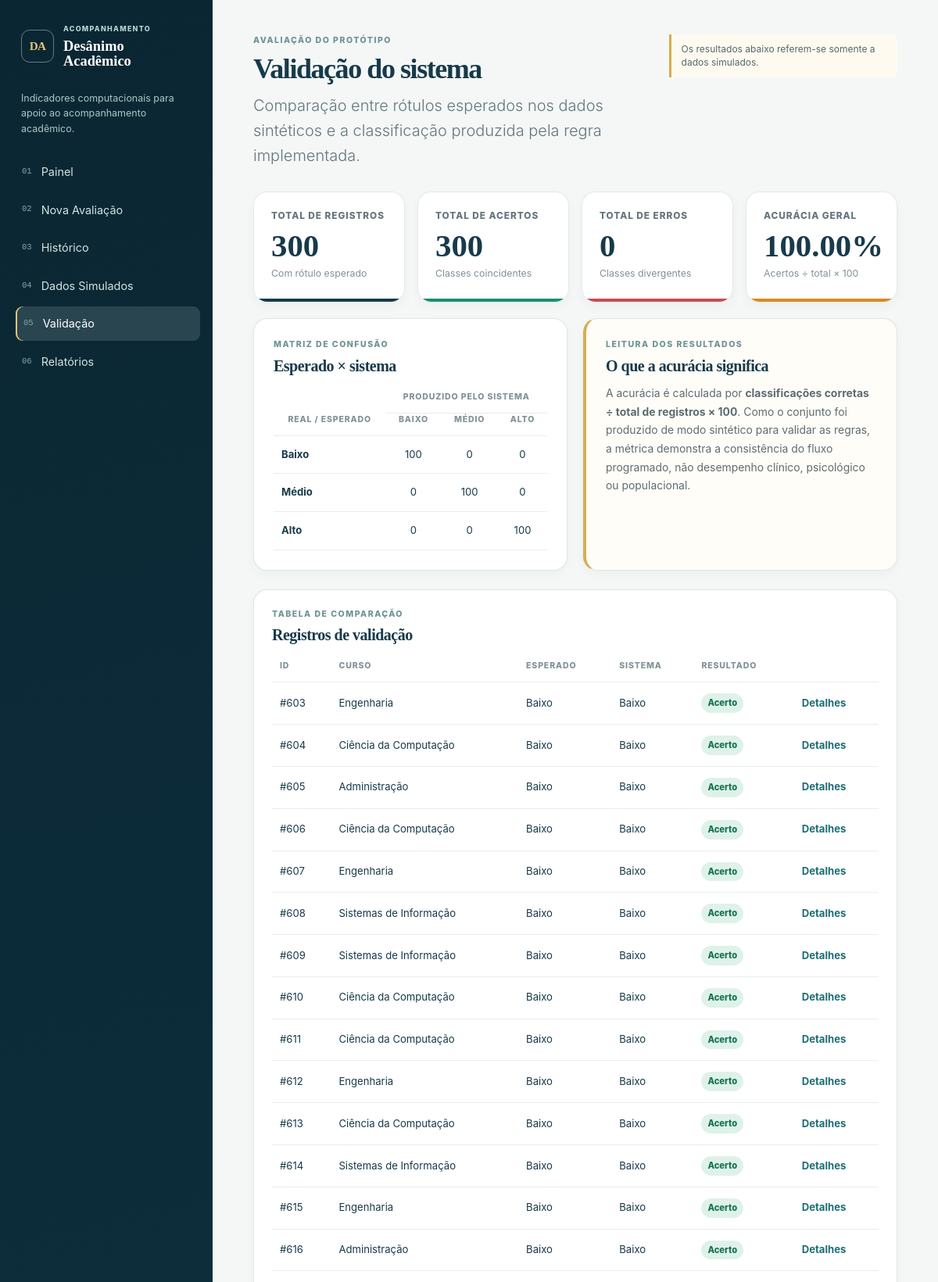
/validacao (upper part), run on the app's committed database.
### tables this page shows
CREATE TABLE assessments (
    id INTEGER PRIMARY KEY AUTOINCREMENT,
    course TEXT NOT NULL,
    semester INTEGER NOT NULL CHECK (semester BETWEEN 1 AND 10),
    academic_workload TEXT NOT NULL,
    difficulty TEXT NOT NULL,
    satisfaction TEXT NOT NULL,
    motivation TEXT NOT NULL,
    text_response TEXT NOT NULL,
    text_polarity TEXT NOT NULL CHECK (text_polarity IN ('positive', 'neutral', 'negative')),
    text_score INTEGER NOT NULL CHECK (text_score BETWEEN 0 AND 2),
    positive_terms TEXT NOT NULL DEFAULT '[]',
    negative_terms TEXT NOT NULL DEFAULT '[]',
    contextual_score INTEGER NOT NULL CHECK (contextual_score BETWEEN 0 AND 8),
    total_score INTEGER NOT NULL CHECK (total_score BETWEEN 0 AND 10),
    risk_level TEXT NOT NULL CHECK (risk_level IN ('Baixo', 'Médio', 'Alto')),
    expected_risk TEXT,
    is_simulated INTEGER NOT NULL DEFAULT 0 CHECK (is_simulated IN (0, 1)),
    created_at TEXT NOT NULL
);

### routes/dashboard_routes.py (the view)
@dashboard_bp.route('/validacao')
def validation():
    assessments = get_validation_assessments(current_app.config['DATABASE_PATH'])
    confusion = {expected: {produced: 0 for produced in RISK_LEVELS} for expected in RISK_LEVELS}
    correct = 0
    rows = []
    for assessment in assessments:
        expected = assessment.expected_risk or 'Não informado'
        produced = assessment.risk_level
        is_correct = expected == produced
        correct += int(is_correct)
        if expected in confusion and produced in confusion[expected]:
            confusion[expected][produced] += 1
        rows.append({'assessment': assessment, 'is_correct': is_correct})
    total = len(assessments)
    errors = total - correct
    accuracy = round((correct / total) * 100, 2) if total else 0.0
    return render_template(
        'validation.html',
        rows=rows,
        total=total,
        correct=correct,
        errors=errors,
        accuracy=accuracy,
        confusion=confusion,
        risk_levels=RISK_LEVELS,
    )

### database/db.py (called while the page is built)
def get_connection(database_path: str) -> sqlite3.Connection:
    connection = sqlite3.connect(database_path)
    connection.row_factory = sqlite3.Row
    return connection

def get_validation_assessments(database_path: str) -> list[Assessment]:
    with get_connection(database_path) as connection:
        rows = connection.execute(
            """
            SELECT * FROM assessments
            WHERE expected_risk IS NOT NULL
            ORDER BY id ASC
            """
        ).fetchall()
    return [Assessment.from_row(row) for row in rows]

### templates/validation.html (shortened to what this page needs)
{% extends 'base.html' %}
{% block content %}
<section class="page-heading"><div><p class="eyebrow">AVALIAÇÃO DO PROTÓTIPO</p><h2>Validação do sistema</h2><p class="lead">Comparação entre rótulos esperados nos dados sintéticos e a classificação produzida pela regra implementada.</p></div><div class="notice-chip">Os resultados abaixo referem-se somente a dados simulados.</div></section>
<section class="metrics-grid validation-metrics"><article class="metric-card metric-total"><p>Total de registros</p><strong>{{ total }}</strong><span>Com rótulo esperado</span></article><article class="metric-card metric-low"><p>Total de acertos</p><strong>{{ correct }}</strong><span>Classes coincidentes</span></article><article class="metric-card metric-high"><p>Total de erros</p><strong>{{ errors }}</strong><span>Classes divergentes</span></article><article class="metric-card metric-medium"><p>Acurácia geral</p><strong>{{ '%.2f'|format(accuracy) }}%</strong><span>Acertos ÷ total × 100</span></article></section>
<section class="two-column-grid validation-layout"><article class="panel"><div class="panel-heading"><div><p class="eyebrow">MATRIZ DE CONFUSÃO</p><h3>Esperado × sistema</h3></div></div><div class="table-responsive"><table class="table confusion-table"><thead><tr><th rowspan="2">Real / Esperado</th><th colspan="3" class="text-center">Produzido pelo sistema</th></tr><tr>{% for level in risk_levels %}<th>{{ level }}</th>{% endfor %}</tr></thead><tbody>{% for expected in risk_levels %}<tr><th>{{ expected }}</th>{% for produced in risk_levels %}<td>{{ confusion[expected][produced] }}</td>{% endfor %}</tr>{% endfor %}</tbody></table></div></article><article class="panel disclaimer-panel"><p class="eyebrow">LEITURA DOS RESULTADOS</p><h3>O que a acurácia significa</h3><p>A acurácia é calculada por <strong>classificações corretas ÷ total de registros × 100</strong>. Como o conjunto foi produzido de modo sintético para validar as regras, a métrica demonstra a consistência do fluxo programado, não desempenho clínico, psicológico ou populacional.</p></article></section>
<section class="panel table-panel"><div class="panel-heading"><div><p class="eyebrow">TABELA DE COMPARAÇÃO</p><h3>Registros de validação</h3></div></div><div class="table-responsive"><table class="table align-middle"><thead><tr><th>ID</th><th>Curso</th><th>Esperado</th><th>Sistema</th><th>Resultado</th><th></th></tr></thead><tbody>{% for row in rows %}<tr><td>#{{ row.assessment.id }}</td><td>{{ row.assessment.course }}</td><td>{{ row.assessment.expected_risk }}</td><td>{{ row.assessment.risk_level }}</td><td>{% if row.is_correct %}<span class="status-ok">Acerto</span>{% else %}<span class="status-error">Erro</span>{% endif %}</td><td><a class="table-link" href="{{ url_for('assessment.detail', assessment_id=row.assessment.id) }}">Detalhes</a></td></tr>{% else %}<tr><td colspan="6" class="empty-row">Carregue os dados simulados para realizar a validação.</td></tr>{% endfor %}</tbody></table></div></section>
{% endblock %}

### static/css/style.css (style rules this page uses)
:root { --ink: #173a4a; --ink-deep: #0b2633; --teal: #1f6e74; --aqua: #dcebea; --mist: #f4f7f6; --paper: #ffffff; --line: #dce5e3; --muted: #63757d; --low: #1b8f70; --medium: #d68b1f; --high: #c64c53; --shadow: 0 12px 32px rgba(18, 53, 62, 0.08); --radius: 18px; }
* { box-sizing: border-box; }
body { margin: 0; color: var(--ink); background: var(--mist); font-family: Inter, ui-sans-serif, system-ui, -apple-system, BlinkMacSystemFont, "Segoe UI", sans-serif; font-size: 0.95rem; }
a { color: inherit; text-decoration: none; }
.brand-eyebrow, .eyebrow { margin: 0 0 7px; color: #6d9294; font-size: .66rem; font-weight: 800; letter-spacing: .14em; text-transform: uppercase; }
.page-heading { display: flex; align-items: flex-start; justify-content: space-between; gap: 28px; margin-bottom: 30px; }
.page-heading h2 { margin: 0; color: var(--ink); font-family: Georgia, serif; font-size: clamp(2rem, 3vw, 2.65rem); font-weight: 600; letter-spacing: -.04em; }
.lead { max-width: 670px; margin: 9px 0 0; color: var(--muted); line-height: 1.6; }
.notice-chip { max-width: 370px; padding: 10px 13px; border-left: 3px solid #d6ad51; border-radius: 0 8px 8px 0; color: #526a6d; background: #fffaf0; font-size: .75rem; line-height: 1.45; }
.metrics-grid { display: grid; grid-template-columns: repeat(4, minmax(0, 1fr)); gap: 16px; margin-bottom: 24px; }
.metric-card { position: relative; overflow: hidden; min-height: 142px; padding: 22px; border: 1px solid rgba(218, 229, 227, .75); border-radius: var(--radius); background: var(--paper); box-shadow: 0 5px 14px rgba(21, 53, 61, .035); }
.metric-card::after { content: ""; position: absolute; inset: auto 0 0; height: 4px; background: var(--ink); }
.metric-card p { margin: 0; color: var(--muted); font-size: .74rem; font-weight: 800; letter-spacing: .08em; text-transform: uppercase; }
.metric-card strong { display: block; margin: 9px 0 2px; font-family: Georgia, serif; font-size: 2.55rem; font-weight: 600; line-height: 1; }
.metric-card span { color: #819097; font-size: .77rem; }
.metric-low::after { background: var(--low); }
.metric-medium::after { background: var(--medium); }
.metric-high::after { background: var(--high); }
.panel { border: 1px solid rgba(218, 229, 227, .9); border-radius: var(--radius); background: var(--paper); box-shadow: 0 5px 14px rgba(21, 53, 61, .035); }
.panel-heading { display: flex; align-items: flex-start; justify-content: space-between; gap: 16px; margin-bottom: 20px; }
.panel h3 { margin: 0; font-family: Georgia, serif; font-size: 1.25rem; font-weight: 600; letter-spacing: -.025em; }
.recent-panel, .table-panel { margin-top: 24px; padding: 23px; }
.text-link, .table-link { color: var(--teal); font-size: .82rem; font-weight: 750; }
.table { --bs-table-color: var(--ink); --bs-table-bg: transparent; --bs-table-border-color: #e8eeee; margin-bottom: 0; }
.table thead th { padding: 0 10px 12px; border-bottom-width: 1px; color: #819197; font-size: .66rem; font-weight: 800; letter-spacing: .08em; text-transform: uppercase; white-space: nowrap; }
.table tbody td, .table tbody th { padding: 14px 10px; font-size: .82rem; }
.risk-badge, .polarity, .status-ok, .status-error { display: inline-block; padding: 4px 8px; border-radius: 20px; font-size: .7rem; font-weight: 800; white-space: nowrap; }
.two-column-grid { display: grid; grid-template-columns: repeat(2, minmax(0, 1fr)); gap: 20px; margin-top: 20px; }
.two-column-grid > .panel { padding: 25px; }
.disclaimer-panel { border-left: 4px solid #d5ad54!important; background: #fffdf8; }
.disclaimer-panel p:not(.eyebrow) { margin: 12px 0 0; color: #5d6c70; line-height: 1.7; font-size: .87rem; }
.validation-metrics { margin-bottom: 20px; }
.validation-layout { margin-top: 0; }
.confusion-table th, .confusion-table td { text-align: center; }
.confusion-table tbody th { color: var(--ink); text-align: left; }
.status-ok { color: #177254; background: #def2e9; }
@media (prefers-reduced-motion: no-preference) { .panel, .metric-card { animation: surface-in .28s cubic-bezier(.23,1,.32,1) both; } }

### data on the page
assessments: assessment.id "603", assessment.course "Engenharia", assessment.expected_risk "Baixo", assessment.risk_level "Baixo"
assessments: assessment.id "604", assessment.course "Ciência da Computação", assessment.expected_risk "Baixo", assessment.risk_level "Baixo"
assessments: assessment.id "605", assessment.course "Administração", assessment.expected_risk "Baixo", assessment.risk_level "Baixo"
assessments: assessment.id "606", assessment.course "Ciência da Computação", assessment.expected_risk "Baixo", assessment.risk_level "Baixo"
assessments: assessment.id "607", assessment.course "Engenharia", assessment.expected_risk "Baixo", assessment.risk_level "Baixo"
assessments: assessment.id "608", assessment.course "Sistemas de Informação", assessment.expected_risk "Baixo", assessment.risk_level "Baixo"
assessments: assessment.id "609", assessment.course "Sistemas de Informação", assessment.expected_risk "Baixo", assessment.risk_level "Baixo"
assessments: assessment.id "610", assessment.course "Ciência da Computação", assessment.expected_risk "Baixo", assessment.risk_level "Baixo"
assessments: assessment.id "611", assessment.course "Ciência da Computação", assessment.expected_risk "Baixo", assessment.risk_level "Baixo"
assessments: assessment.id "612", assessment.course "Engenharia", assessment.expected_risk "Baixo", assessment.risk_level "Baixo"
assessments: assessment.id "613", assessment.course "Ciência da Computação", assessment.expected_risk "Baixo", assessment.risk_level "Baixo"
assessments: assessment.id "614", assessment.course "Sistemas de Informação", assessment.expected_risk "Baixo", assessment.risk_level "Baixo"
assessments: assessment.id "615", assessment.course "Engenharia", assessment.expected_risk "Baixo", assessment.risk_level "Baixo"
assessments: assessment.id "616", assessment.course "Administração", assessment.expected_risk "Baixo", assessment.risk_level "Baixo"

### other printed values
{{ total }} "300"
{{ correct }} "300"
{{ errors }} "0"
{{ '%.2f'|format(accuracy) }} "100.00"
{{ level }} "BAIXO" "MÉDIO" "ALTO"
{{ expected }} "Baixo" "Médio" "Alto"
{{ confusion[expected][produced] }} "100" "0" "0" "0" "100" "0" "0" "0" "100"
